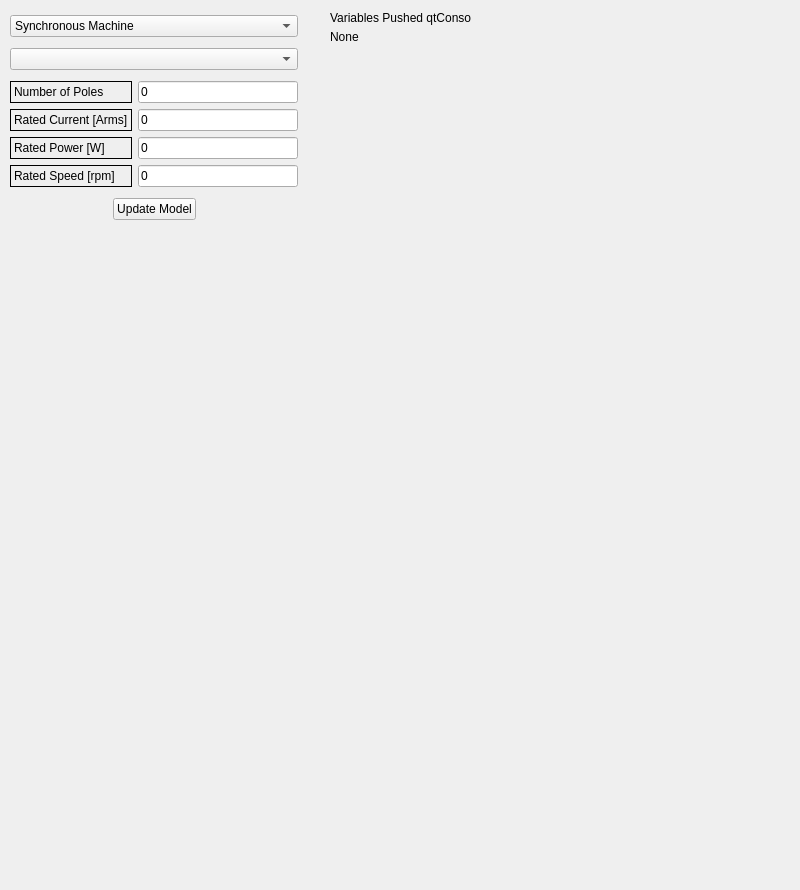
          <widget class="QWidget" name="tab">
           <attribute name="title">
            <string>Name Plate Data</string>
           </attribute>
           <widget class="QWidget" name="verticalLayoutWidget">
            <property name="geometry">
             <rect>
              <x>10</x>
              <y>10</y>
              <width>288</width>
              <height>218</height>
             </rect>
            </property>
            <layout class="QVBoxLayout" name="verticalLayout">
             <item>
              <widget class="QComboBox" name="comboBox_MachineType">
               <item>
                <property name="text">
                 <string>Synchronous Machine</string>
                </property>
               </item>
               <item>
                <property name="text">
                 <string>Induction Machine</string>
                </property>
               </item>
              </widget>
             </item>
             <item>
              <widget class="QComboBox" name="comboBox_MachineName"/>
             </item>
             <item>
              <layout class="QHBoxLayout" name="horizontalLayout">
               <item>
                <layout class="QVBoxLayout" name="verticalLayout_2">
                 <item>
                  <widget class="QLabel" name="label_npd">
                   <property name="frameShape">
                    <enum>QFrame::Panel</enum>
                   </property>
                   <property name="frameShadow">
                    <enum>QFrame::Plain</enum>
                   </property>
                   <property name="text">
                    <string>Number of Poles</string>
                   </property>
                  </widget>
                 </item>
                 <item>
                  <widget class="QLabel" name="label_npd_2">
                   <property name="frameShape">
                    <enum>QFrame::Panel</enum>
                   </property>
                   <property name="text">
                    <string>Rated Current [Arms]</string>
                   </property>
                  </widget>
                 </item>
                 <item>
                  <widget class="QLabel" name="label_npd_3">
                   <property name="frameShape">
                    <enum>QFrame::Panel</enum>
                   </property>
                   <property name="text">
                    <string>Rated Power [W]</string>
                   </property>
                  </widget>
                 </item>
                 <item>
                  <widget class="QLabel" name="label_npd_4">
                   <property name="frameShape">
                    <enum>QFrame::Panel</enum>
                   </property>
                   <property name="text">
                    <string>Rated Speed [rpm]</string>
                   </property>
                  </widget>
                 </item>
                </layout>
               </item>
               <item>
                <layout class="QVBoxLayout" name="verticalLayout_3">
                 <item>
                  <widget class="QLineEdit" name="lineEdit_npp">
                   <property name="text">
                    <string>0</string>
                   </property>
                  </widget>
                 </item>
                 <item>
                  <widget class="QLineEdit" name="lineEdit_RatedCurrent">
                   <property name="text">
                    <string>0</string>
                   </property>
                  </widget>
                 </item>
                 <item>
                  <widget class="QLineEdit" name="lineEdit_RatedPower">
                   <property name="text">
                    <string>0</string>
                   </property>
                  </widget>
                 </item>
                 <item>
                  <widget class="QLineEdit" name="lineEdit_RatedSpeed">
                   <property name="text">
                    <string>0</string>
                   </property>
                  </widget>
                 </item>
                </layout>
               </item>
              </layout>
             </item>
             <item>
              <layout class="QHBoxLayout" name="horizontalLayout_4">
               <item>
                <spacer name="horizontalSpacer_3">
                 <property name="orientation">
                  <enum>Qt::Horizontal</enum>
                 </property>
                 <property name="sizeHint" stdset="0">
                  <size>
                   <width>40</width>
                   <height>20</height>
                  </size>
                 </property>
                </spacer>
               </item>
               <item>
                <widget class="QPushButton" name="pushButton_updateModel">
                 <property name="text">
                  <string>Update Model</string>
                 </property>
                </widget>
               </item>
               <item>
                <spacer name="horizontalSpacer_4">
                 <property name="orientation">
                  <enum>Qt::Horizontal</enum>
                 </property>
                 <property name="sizeHint" stdset="0">
                  <size>
                   <width>40</width>
                   <height>20</height>
                  </size>
                 </property>
                </spacer>
               </item>
              </layout>
             </item>
            </layout>
           </widget>
           <widget class="ConsoleWidget" name="ConsoleWidget" native="true">
            <property name="enabled">
             <bool>true</bool>
            </property>
            <property name="geometry">
             <rect>
              <x>10</x>
              <y>220</y>
              <width>781</width>
              <height>661</height>
             </rect>
            </property>
           </widget>
           <widget class="QLabel" name="label_pushedVariables">
            <property name="geometry">
             <rect>
              <x>330</x>
              <y>30</y>
              <width>461</width>
              <height>101</height>
             </rect>
            </property>
            <property name="text">
             <string>None</string>
            </property>
            <property name="alignment">
             <set>Qt::AlignLeading|Qt::AlignLeft|Qt::AlignTop</set>
            </property>
           </widget>
           <widget class="QLabel" name="label_pushedVariables0">
            <property name="geometry">
             <rect>
              <x>330</x>
              <y>10</y>
              <width>141</width>
              <height>16</height>
             </rect>
            </property>
            <property name="text">
             <string>Variables Pushed qtConsole: </string>
            </property>
           </widget>
          </widget>
